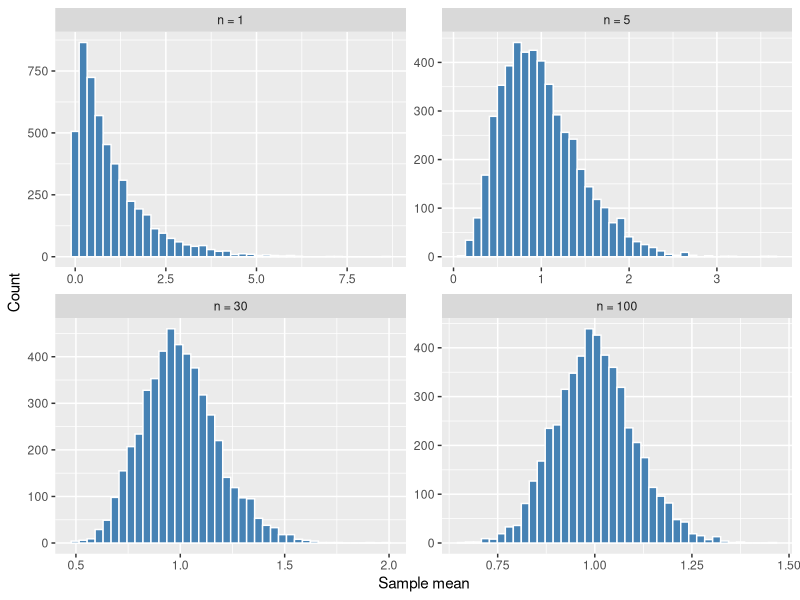

This chart was generated by the following R code:
## ---- chunk 1
#| fig-alt: "Four histograms of sample means from a skewed exponential population, for n = 1, 5, 30 and 100: strongly skewed at n = 1, then increasingly bell-shaped and narrower."
library(ggplot2)

set.seed(7)
sizes <- c(1, 5, 30, 100)
means <- do.call(rbind, lapply(sizes, function(n) {
  data.frame(n = factor(paste("n =", n), levels = paste("n =", sizes)),
             mean = replicate(5000, mean(rexp(n))))
}))

ggplot(means, aes(mean)) +
  geom_histogram(bins = 40, fill = "steelblue", colour = "white") +
  facet_wrap(~ n, scales = "free") +
  labs(x = "Sample mean", y = "Count")
## ---- chunk 2
data.frame(n = sizes,
           sd_of_means = round(as.numeric(tapply(means$mean, means$n, sd)), 3),
           theory = round(1 / sqrt(sizes), 3))
